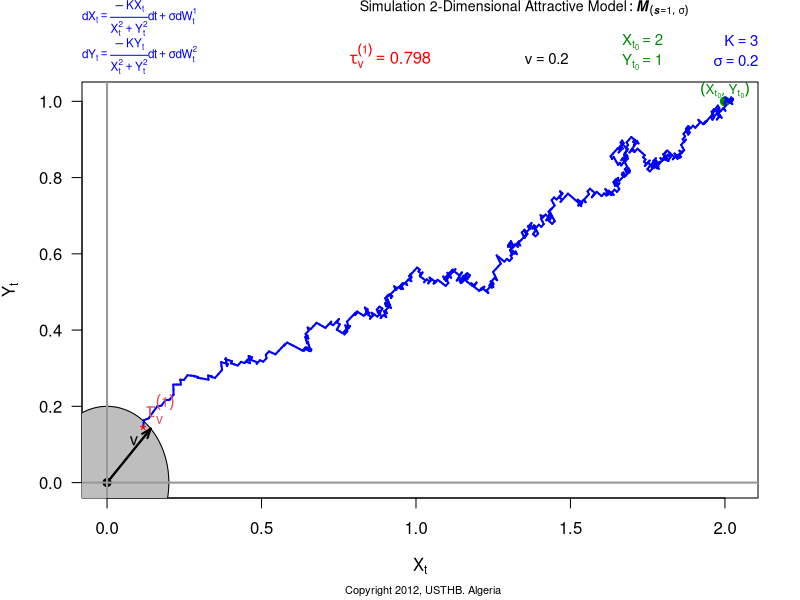

Here is the R script that generated this plot:
## Sat Feb 05 16:24:36 2011
## Guidoum Arsalane (PG-PS/USTHB)


N=1000;t0=0;Dt=0.001;T=1;X0=2;Y0=1;v=0.2;K=3;Sigma=0.2;

drifx     <- expression( (-K*x) / (x^2+y^2) )
drify     <- expression( (-K*y) / (x^2+y^2) )
diff      <- expression( Sigma ) 

Ax    <- function(t,x,y)  eval(drifx)
Ay    <- function(t,x,y)  eval(drify)
S     <- function(t,x,y)  eval(diff)

if(missing(Dt)){t <- seq (t0 ,T, length =N+1)} else {t <- c(t0 ,t0+ cumsum(rep(Dt,N)))
                T <- t[N +1]}

Dt= (T-t0)/N 
ux = runif(N,0,1)
ox = rep(1,N)
ox [ which(ux < 0.5) ] = -1
wx = cumsum(c(0,ox))*sqrt((T-t0)/N)
Dx   <- diff(wx)

uy = runif(N,0,1)
oy = rep(1,N)
oy [ which(uy < 0.5) ] = -1
wy = cumsum(c(0,oy))*sqrt((T-t0)/N)
Dy    <- diff(wy)

X    <- numeric()
Y    <- numeric()
X[1] <- X0
Y[1] <- Y0
for (i in 2:(N+1)){ 
        X[i] = X[i-1] + Ax(t[i-1],X[i-1],Y[i-1])*Dt + S(t[i-1],X[i-1],Y[i-1])*Dx[i-1]
        Y[i] = Y[i-1] + Ay(t[i-1],X[i-1],Y[i-1])*Dt + S(t[i-1],X[i-1],Y[i-1])*Dy[i-1]
                   } 
R = sqrt((X^2) + (Y^2))
n = which(R <= v)
if (length(n) > 0){
X    <- X[c(seq(1,min(n),by=1))]
Y    <- Y[c(seq(1,min(n),by=1))]
time <- t[c(seq(1,min(n),by=1))]}else{X <- X ; Y <- Y ; time <- t}

plot(X,Y,las=1,type="n",xlim=c(pmin(0,min(X)),max(X)),ylim=c(pmin(0,min(Y)),max(Y)),xlab=expression(X[t]),ylab=expression(Y[t]))
theta = seq(0,2*pi,length=1000)
a = v *cos(theta)
b = v *sin(theta)
points(a,b,type="l",col="gray")
polygon(a, b, col="gray")

if (X0 >= 0 || Y0 >= 0){
arrows(0,0,v*cos(pi/4),v*sin(pi/4), col= "black",code = 2,length = 0.1, angle = 20,lwd=2)
segments(0,0,v*cos(pi/4) ,v*sin(pi/4),col= "black",lwd=2)
points(0,0,type="p",pch=20,col="black",cex=1.6)
text((1/2)*v*cos(pi/4),(1/1.5)*v*sin(pi/4), "v", col="black", adj=c(-.1,-.1))}

if (X0 < 0 || Y0 < 0){
arrows(0,0,v*cos((7*pi)/4),v*sin((7*pi)/4), col= "black",code = 2,length = 0.1, angle = 20,lwd=2)
segments(0,0,v*cos((7*pi)/4) ,v*sin((7*pi)/4),col= "black",lwd=2)
points(0,0,type="p",pch=20,col="black",cex=1.6)
text((1/2)*v*cos((7*pi)/4),(1/1.5)*v*sin((7*pi)/4), "v", col="black", adj=c(-.1,-.1))}

mtext(expression("Simulation 2-Dimensional Attractive Model":bolditalic(M[(list(s==1,sigma))])),line=3.1,adj=0.8,cex=0.85,col="black")
mtext(bquote(dX[t]== frac(-K*X[t],X[t]^{2}+Y[t]^{2})*dt + sigma *d*W[t]^1),cex=0.7,adj=0,line=2.1,col="blue")
mtext(bquote(dY[t]== frac(-K*Y[t],X[t]^{2}+Y[t]^{2})*dt + sigma *d*W[t]^2),cex=0.7,adj=0,line=0.2,col="blue")

abline(h=0, v=0, col = "gray60",lwd=2)
mtext(bquote(X[t[0]]==.(X0)),line=1.4,adj=0.85,cex=0.9,col="green4")
mtext(bquote(Y[t[0]]==.(Y0)),line=0.4,adj=0.85,cex=0.9,col="green4")
mtext(bquote(K== .(K)),line=1.6,adj=1,cex=0.9,col="blue")
mtext(bquote(sigma== .(Sigma)),line=0.6,adj=1,cex=0.9,col="blue")
mtext(bquote(v== .(v)),line=0.7,adj=0.7,cex=0.9,col="black")

points(X0,Y0,type="p",pch=20,col="green4",cex=1.8)
text(X0,Y0, expression((list(X[t[0]],Y[t[0]]))), col="green4", adj=c(.5,-.2),cex = 0.8)

if (length(n) > 0 ){
for (i in 1:min(n)){lines(c(X[i],X[i+1]),c(Y[i],Y[i+1]),type="l",col="blue",lwd=2)}}else{
for (i in 1:N){lines(c(X[i],X[i+1]),c(Y[i],Y[i+1]),type="l",col="blue",lwd=2)}}

if (length(n) > 0 ){points(X[min(n)],Y[min(n)],type="p",col="red",cex=1.2,pch="*")
                    text(X[min(n)],Y[min(n)], expression(tau[v]^(1)), col=2, adj=c(-.1,-.1),cex = 1.2)
                    mtext(bquote(tau[v]^(1)== .(t[min(n)])),line=0.5,adj=0.45,cex=1,col="red")}
mtext(paste("  Copyright 2012, USTHB. Algeria"),side = 1, line = 4, adj = 0.5, cex = .66)

